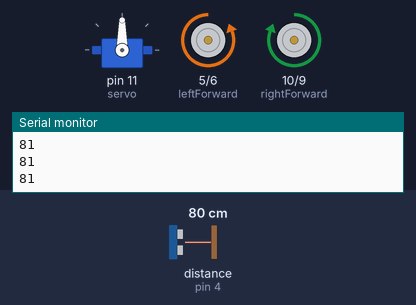
The sketch below on a simulated Arduino Uno, built with avr-gcc and run on an emulated ATmega328P. Shown: servo, motor-driver pin pairs drawn as motors (green arrow = first pin HIGH = forward, orange = second pin HIGH = backward, longer = more drive), the last lines printed to the serial monitor. Wiring (inferred from the names in the program): ultrasonic range finder: trigger pin 2; echo pin 4. Inputs (shaded band) come from the test bench; at power-on: distance to the obstacle (sensor on pin 4) 80 cm. The echo pulse lasts 58.3 µs per cm.

Above: at 1.2 s.
1.3 s: distance to the obstacle (sensor on pin 4) set to 2 cm
At 2.0 s:
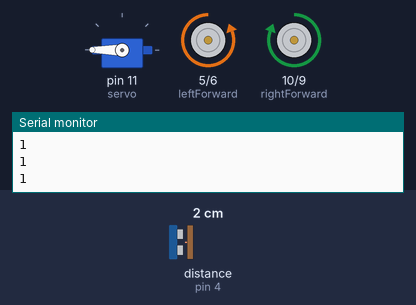
4.3 s: distance to the obstacle (sensor on pin 4) set to 60 cm
7.3 s: distance to the obstacle (sensor on pin 4) set to 4 cm
At 8.1 s:
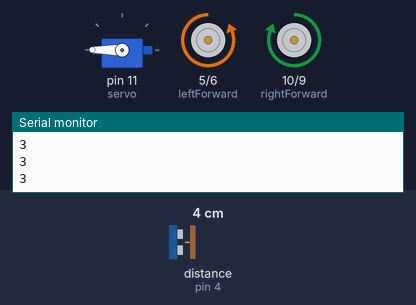
10.3 s: distance to the obstacle (sensor on pin 4) set to 120 cm
At 10.52 s:
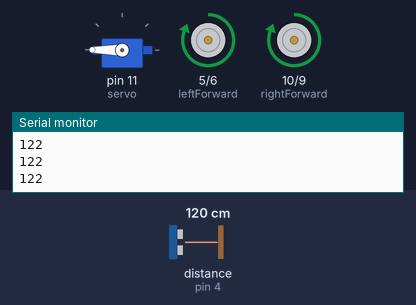
Timing chart, 0 to 14.3 s (numbered marks = the images above; inputs shaded):
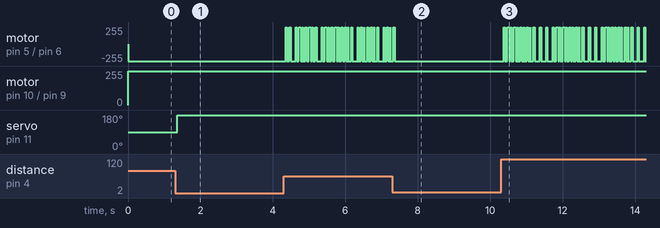

Measured:
- after the input at 1.3 s, servo on pin 11 (servo): 90° → 180° after 0.06 s
- after the input at 7.3 s, motor on pin 5 (leftForward) / pin 6 (leftBackward): goes on until 7.4 s, then stays backward 255/255
- after the input at 10.3 s, motor on pin 5 (leftForward) / pin 6 (leftBackward): backward 255/255 → forward 255/255 after 0.08 s, then moves between backward 255/255 and forward 255/255, repeating every 1.4 s

The sketch:

obr_servo.ino
```cpp
#include <Servo.h>
#include "TimerOne.h"
//#define STOP_TIMER 0

const int trig = 2;
const int echo = 4;
const int leftForward = 5;
const int leftBackward = 6;
const int rightForward = 10;
const int rightBackward = 9;
int duration = 0;
int distance = 0;
int v1;
int v2;
int v3;
int v4;
void right(void);
Servo servo;
void setup(void)
{
  pinMode(trig , OUTPUT);
  pinMode(echo , INPUT);
  pinMode(leftForward , OUTPUT);
  pinMode(leftBackward , OUTPUT);
  pinMode(rightForward , OUTPUT);
  pinMode(rightBackward , OUTPUT);
  Timer1.initialize(150000);
  servo.attach(11);
  Serial.begin(9600);

}

void loop()
{
   digitalWrite(trig , HIGH);
  delayMicroseconds(1000);
  digitalWrite(trig , LOW);
  duration = pulseIn(echo , HIGH);
  distance = (duration/2) / 28.5 ;
  Serial.println(distance);
  if(distance<50)
  {
    digitalWrite(leftForward , LOW);
    digitalWrite(leftBackward , LOW);
    digitalWrite(rightForward , LOW);
    digitalWrite(rightBackward , LOW);

  servo.write(90);
  digitalWrite(trig , HIGH);
  delayMicroseconds(1000);
  digitalWrite(trig , LOW);
  duration = pulseIn(echo , HIGH);
  distance = (duration/2) / 28.5 ;
  Serial.println(distance);
  v1=distance;

  servo.write(180);
  digitalWrite(trig , HIGH);
  delayMicroseconds(1000);
  digitalWrite(trig , LOW);
  duration = pulseIn(echo , HIGH);
  distance = (duration/2) / 28.5 ;
  Serial.println(distance);
  v2=distance;

  servo.write(270);
  digitalWrite(trig , HIGH);
  delayMicroseconds(1000);
  digitalWrite(trig , LOW);
  duration = pulseIn(echo , HIGH);
  distance = (duration/2) / 28.5 ;
  Serial.println(distance);
  v3=distance;
if(v1>v2 && v1>v3)
v4=v1;
if(v2>v3)
v4=v2;
else
v4=v3;

  if(v4==v1)
  {
       Timer1.initialize(30000);
       Timer1.attachInterrupt(right);
    //   TCCR0 = 0x00;

     digitalWrite(leftForward , LOW);
    digitalWrite(leftBackward , HIGH);
    digitalWrite(rightForward , HIGH);
    digitalWrite(rightBackward , LOW);
    }
    if(v4==v2)
  {
       Timer1.initialize(60000);
       Timer1.attachInterrupt(right);
       // TCCR0 = 0x00;

     digitalWrite(leftForward , LOW);
    digitalWrite(leftBackward , HIGH);
    digitalWrite(rightForward , HIGH);
    digitalWrite(rightBackward , LOW);
    }
    if(v4==v3)
    {
      Timer1.initialize(90000);
       Timer1.attachInterrupt(right);
      // TCCR 0 = 0x00;

     digitalWrite(leftForward , LOW);
    digitalWrite(leftBackward , HIGH);
    digitalWrite(rightForward , HIGH);
    digitalWrite(rightBackward , LOW);
    }
  }


  else
  {

    digitalWrite(leftForward , LOW);
    digitalWrite(leftBackward , HIGH);
    digitalWrite(rightForward , HIGH);
    digitalWrite(rightBackward , LOW);

  }
delay(50);

}
void right(void)
{
    digitalWrite(leftForward , HIGH);
    digitalWrite(leftBackward , LOW);
    digitalWrite(rightForward , HIGH);
    digitalWrite(rightBackward , LOW);
}
```
